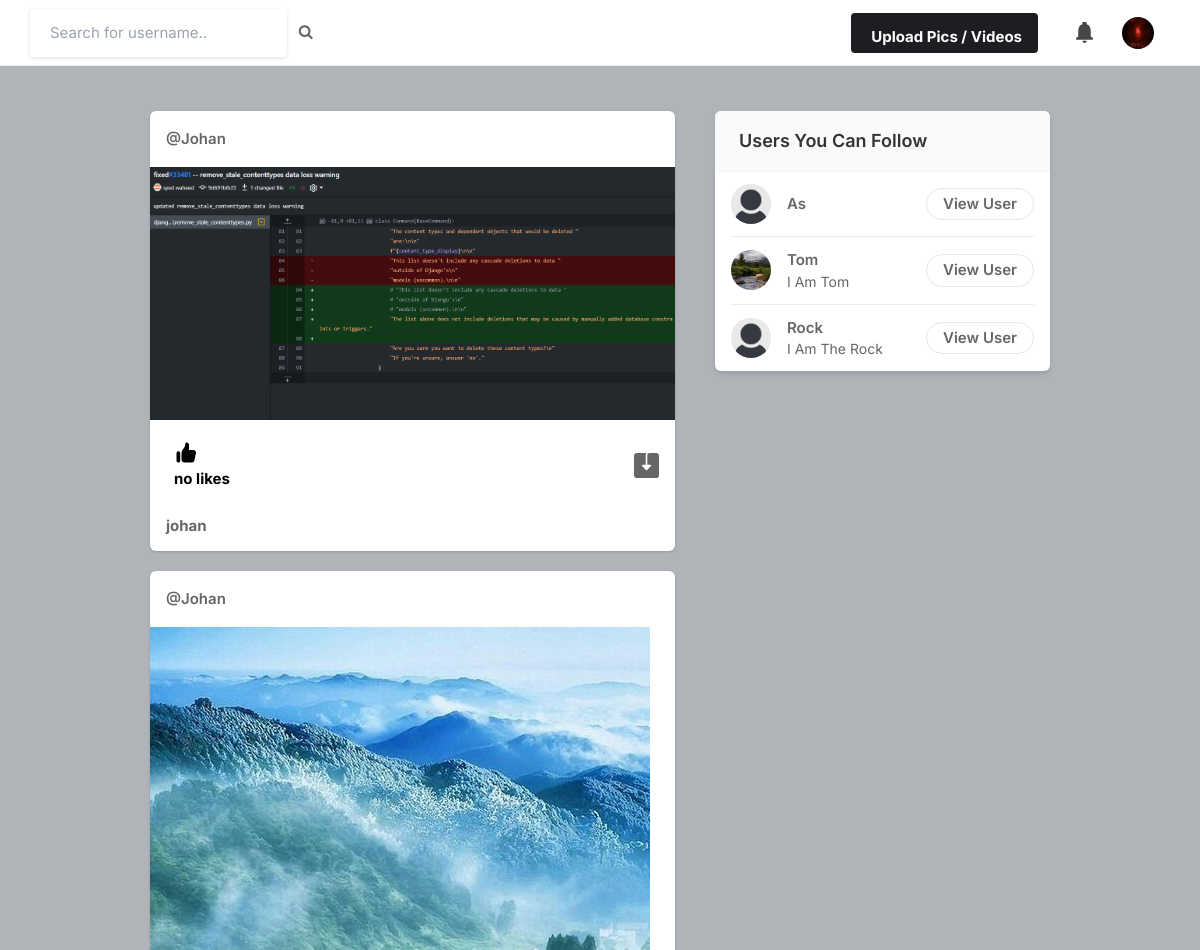
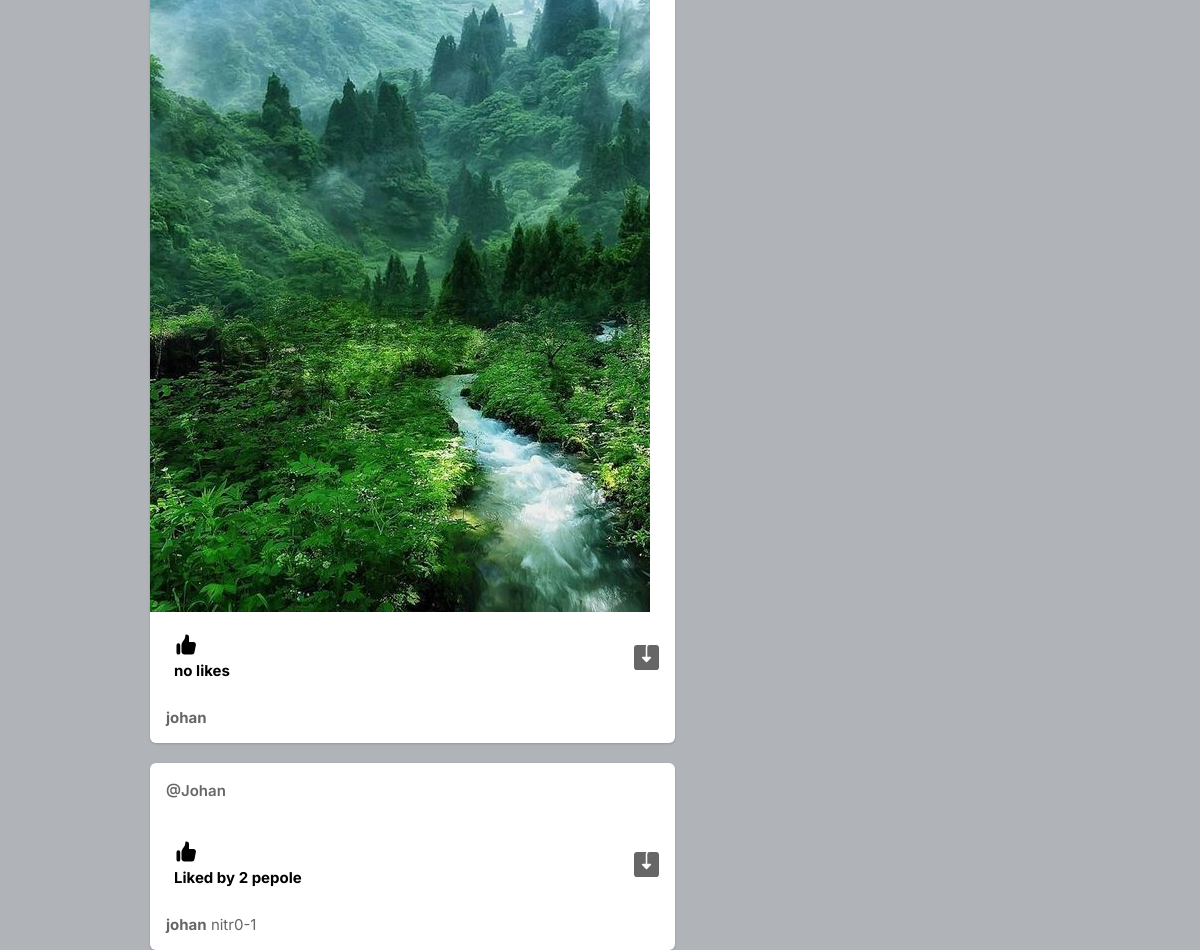
The app's page / (signed in) with its own data (2 pictures, top to bottom).
### core/models.py (models this page shows, shortened)
class Profile(models.Model):
    user = models.ForeignKey(User, on_delete=models.CASCADE)
    id_user = models.IntegerField()
    bio = models.TextField(blank=True)
    profileimg = models.ImageField(upload_to='profile_images', default='default_profile_pic.png')
    location = models.CharField(max_length=100, blank=True)

class Post(models.Model):
    id = models.UUIDField(primary_key=True, default=uuid.uuid4)
    user= models.CharField(max_length=100)
    image= models.ImageField(upload_to='post_images')
    caption=models.TextField()
    created_at= models.DateTimeField(default=datetime.now)
    no_of_likes=models.IntegerField(default=0)

### core/views.py (the view)
# urls.py: path('', views.index, name='index'),
@login_required(login_url='signin')
def index(request):
    user_object = User.objects.get(username=request.user.username)
    user_profile = Profile.objects.get(user=user_object)
    user_following_list = []
    feed = []
    user_following = FollowersCount.objects.filter(follower= request.user.username)
    for users in user_following:
        user_following_list.append(users.user)
    for username in user_following_list:
        feed_lists = Post.objects.filter(user=username)
        feed.append(feed_lists)
    feed_list = list(chain(*feed))
    posts = Post.objects.all()
    all_users = User.objects.all()
    user_following_all = []
    for user in user_following:
        user_list = User.objects.get(username=user.user)
        user_following_all.append(user_list)
    new_suggestions_list = [x for x in list(all_users) if (x not in list(user_following_all))]
    current_user = User.objects.filter(username=request.user.username)
    final_suggestions_list =[ x for x in list(new_suggestions_list) if (x not in list(current_user))]
    random.shuffle(final_suggestions_list)
    username_profile = []
    username_profile_list = []
    for users in final_suggestions_list:
        username_profile.append(users.id)
    for ids in username_profile:
        profile_lists = Profile.objects.filter(id_user=ids)
        username_profile_list.append(profile_lists)
    suggestions_username_profile_list = list(chain(*username_profile_list))
    return render(request, 'index.html', {'user_profile': user_profile, 'posts':feed_list, 'suggestions_username_profile_list': suggestions_username_profile_list[:4]})

### templates/index.html (shortened to what this page needs)
{% load static %}
<!DOCTYPE html>
<html lang="en">
<head>
    <link rel="stylesheet" href="{% static 'assets/css/icons.css' %}">
    <link rel="stylesheet" href="{% static 'assets/css/uikit.css' %}">
    <link rel="stylesheet" href="{% static 'assets/css/style.css' %}">
    <link rel="stylesheet" href="{% static 'assets/css/tailwind.css' %}">
    <link rel="stylesheet" href="https://cdnjs.cloudflare.com/ajax/libs/font-awesome/4.7.0/css/font-awesome.min.css">
</head>
<body>
            <header>
                <div class="header_inner">
                  <form action="/search" method="POST">
                    <div class="left-side">
                            <input type="text" name="username" placeholder="Search for username..">&nbsp; &nbsp;
                            <button type="submit"><i class="fa fa-search fa-1x"></i></button>
                    </div>
                 </form>
                    <div class="right-side lg:pr-4">
                        <a href="#"
                            class="bg-pink-500 flex font-bold hidden hover:bg-pink-600 hover:text-white inline-block items-center lg:block max-h-10 mr-4 px-4 py-2 rounded shado text-white">
                              Upload Pics / Videos
                        </a>
                        <a href="#" class="header-links-item">
                        </a>
                        <a href="#">
                            <img src="{{ user_profile.profileimg.url}}" class="header-avatar" alt="">
                        </a>
                    </div>
                </div>
            </header>
            <div class="container m-auto">
                <div class="lg:flex justify-center lg:space-x-10 lg:space-y-0 space-y-5">
                    <div class="space-y-5 flex-shrink-0 lg:w-7/12">
                        {% for post in posts reversed %}
                        <div class="bg-white shadow rounded-md  -mx-2 lg:mx-0">
                            <div class="flex justify-between items-center px-4 py-3">
                                <div class="flex flex-1 items-center space-x-4">
                                    <span class="block capitalize font-semibold "> <a href="/profile/{{post.user}}">@{{post.user}}</a> </span>
                                </div>
                              <div>
                                <a href="#"> <i class="icon-feather-more-horizontal text-2xl hover:bg-gray-200 rounded-full p-2 transition -mr-1 "></i> </a>
                              </div>
                            </div>
                            <div uk-lightbox>
                                {% if post.image %}
                                   <a href="{{ post.image.url }}">
                                   <img src="{{ post.image.url }}" alt="">
                                   </a>
                                {% else %}
                                    <p>No image available</p>
                                {% endif %}
                            </div>
                            <div class="py-3 px-4 space-y-3">
                                <div class="flex space-x-4 lg:font-bold">
                                    <a href="/like-post?post_id={{post.id}}" class="flex items-center space-x-2">
                                        <div class="p-2 rounded-full text-black">
                                            {% if post.no_of_likes == 0 %}
                                            <p>no likes</p>
                                            {% elif post.no_of_likes == 1 %}
                                            <p>Liked by {{post.no_of_likes}} person</p>
                                            {% else %}
                                            <p>Liked by {{post.no_of_likes}} pepole</p>
                                            {% endif %}
                                        </div>
                                    </a>
                                    {% if post.image %}
                                     <a href="{{post.image.url}}" class="flex items-center space-x-2 flex-1 justify-end" download>
                                    </a>
                                    {% endif %}
                                </div>
                                 <p>
                                    <a href="/profile/{{post.user}}"><strong>{{post.user}}</strong> </a> {{post.caption}}
                                 </p>
                            </div>
                        </div>
                        {% endfor %}
                    </div>
                    <div class="lg:w-5/12">
                        <div class="bg-white  shadow-md rounded-md overflow-hidden">
                            <div class="bg-gray-50  border-b border-gray-100 flex items-baseline justify-between py-4 px-6 ">
                                <h2 class="font-semibold text-lg">Users You Can Follow</h2>
                            </div>
                            <div class="divide-gray-300 divide-gray-50 divide-opacity-50 divide-y px-4 ">
                                {% for suggestion in suggestions_username_profile_list%}
                                <div class="flex items-center justify-between py-3">
                                    <div class="flex flex-1 items-center space-x-4">
                                        <a href="/profile/{{suggestion.user}}">
                                            <img src="{{suggestion.profileimg.url}}" class="bg-gray-200 rounded-full w-10 h-10">
                                        </a>
                                        <div class="flex flex-col">
                                            <span class="block capitalize font-semibold"> {{suggestion.user}} </span>
                                            <span class="block capitalize text-sm"> {{suggestion.bio}} </span>
                                        </div>
                                    </div>
                                    <a href="/profile/{{suggestion.user}}" class="border border-gray-200 font-semibold px-4 py-1 rounded-full hover:bg-pink-600 hover:text-white hover:border-pink-600 "> View User </a>
                                </div>
                                {% endfor %}
                               </div>
                            </div>
                        </div>
                    </div>
                </div>
</body>
</html>

### static/assets/css/style.css (style rules this page uses)
body { background-color: #B0B3B8!important; }
button { vertical-align: middle; }
input { height: 48px; line-height: 48px; padding: 0 20px; outline: none; font-size: 15px; color: #808080; max-width: 100%; width: 100%; -webkit-box-sizing: border-box; box-sizing: border-box; display: block; font-weight: 400; opacity: 1; border-radius: 4px; border: none; -webkit-box-shadow: 0 1px 4px 0px rgba(0, 0, 0, 0.12); box-shadow: 0 1px 4px 0px rgba(0, 0, 0, 0.12); }
input[type="text"], input[type="password"], input[type="email"], input[type="number"] { height: 48px; line-height: 48px; padding: 0 20px; outline: none; font-size: 15px; color: #808080; max-width: 100%; width: 100%; -webkit-box-sizing: border-box; box-sizing: border-box; display: block; font-weight: 400; opacity: 1; border-radius: 4px; border: none; -webkit-box-shadow: 0 1px 4px 0px rgba(0, 0, 0, 0.12); box-shadow: 0 1px 4px 0px rgba(0, 0, 0, 0.12); }
input { -webkit-transition: all 0.1s ease-in-out; transition: all 0.1s ease-in-out; }
::placeholder { color: #808080; opacity: 1; }
button { border: none; margin: 0; padding: 0; width: auto; overflow: visible; background: transparent; color: inherit; font: inherit; line-height: normal; cursor: pointer; }
a { color: #be185d; -webkit-transition: 0.3s; transition: 0.3s; outline: none !important; }
button { outline: none !important; }
img { max-width: 100%; }
body { color: #666; font-size: 15px; line-height: 27px; background-color: #f0f2f5; font-family: "Inter", sans-serif; text-transform: none; }
body p { font-size: 15px; line-height: 27px; }
h1, h2, h3, h4, h5, h6 { font-family: "Inter", sans-serif; text-transform: none; }
input[type="text"], input[type="password"], input[type="email"] { font-family: "Inter", sans-serif; text-transform: none; }
button, body .pac-container { font-family: "Inter", sans-serif; text-transform: none; }
h1, h2, h3, h4, h5, h6 { color: #333; font-weight: 500; margin: 0; padding: 0; }
h2 { font-size: 26px; }
b, strong { font-weight: 700 !important; }
@media (min-width: 1024px) { .container { max-width: 900px !important; padding-top: 45px; } }
header { background-color: #fff; left: 0; right: 0; top: 0; z-index: 99; height: 66px; display: -webkit-box; display: -ms-flexbox; display: flex; -webkit-box-align: center; -ms-flex-align: center; align-items: center; border-bottom: 1px solid #e5e7eb; }
header .header_inner { display: -webkit-box; display: -ms-flexbox; display: flex; -webkit-box-align: center; -ms-flex-align: center; align-items: center; max-width: 1090px; margin: auto; width: 100%; max-width: 100% !important; padding: 0 30px; }
header .header_inner .left-side { display: -webkit-box; display: -ms-flexbox; display: flex; -webkit-box-align: center; -ms-flex-align: center; align-items: center; }
header .header_inner .right-side { display: -webkit-box; display: -ms-flexbox; display: flex; -webkit-box-align: center; -ms-flex-align: center; align-items: center; -webkit-box-pack: end; -ms-flex-pack: end; justify-content: flex-end; margin-left: auto; }
header .header_inner .right-side .header-links-item { padding: 10px; margin-left: 8px; }
header .header_inner .right-side .header-links-item svg { width: 25px; height: 25px; color: #464646; }
header .header_inner .right-side .header-avatar { width: 32px; height: 32px; border-radius: 100%; margin-left: 15px; }

### records on screen
Profile: profileimg (picture)
Post: user "Johan", image (picture), no_of_likes "no likes", user "johan"
Post: user "Johan", image (picture), no_of_likes "no likes", user "johan"
Post: user "Johan", no_of_likes "2", user "johan", caption "nitr0-1"
Profile: profileimg (placeholder picture), user "As"
Profile: profileimg (picture), user "Tom", bio "I Am Tom"
Profile: profileimg (placeholder picture), user "Rock", bio "I Am The Rock"
